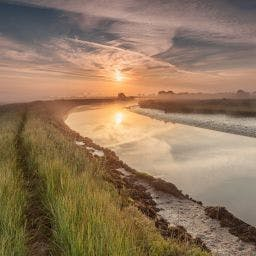
#> input picture natual_im_1.jpg, 256 x 256 px, found by its file name
$ python dft_transform.py
#> lines starting #> are read from the running program, lines starting #| are printed output that depends on the picture
from matplotlib import pyplot as plt
import numpy as np
import cv2
import cmath
from PIL import Image
from timeit import default_timer as timer

if __name__ == "__main__":

    image_path = "/Users/marynavek/Projects/ImageProcessing/natual_im_1.jpg"

    image = Image.open(image_path).convert("L")
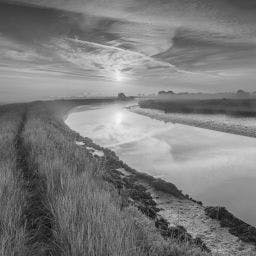
#> image: PIL image 256x256 L; min 3, max 250, mean 123.9

    image = image.resize((64,64))
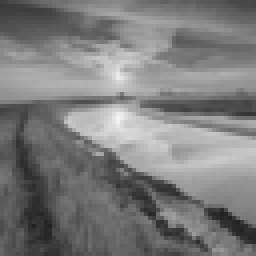
#> image: PIL image 64x64 L (shown 4 times larger); min 33, max 243, mean 123.9
    plt.imshow(image, cmap='gray')
    plt.show()
    f = np.asarray(image)
    M, N = np.shape(f)
#> M = 64; N = 64

    P,Q = M*2-1,N*2-1
#> P = 127; Q = 127
    shape = np.shape(f)
#> shape = (64, 64)

    fp = np.zeros((P, Q))

    fp[:shape[0],:shape[1]] = f
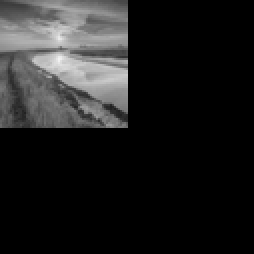
#> fp: shape (127, 127) float64 (shown 2 times larger); min 0, max 243, mean 31.5

    fpc = np.zeros((P, Q))
    for x in range(P):
        for y in range(Q):
            fpc[x,y]=fp[x,y]*np.power(-1,x+y)
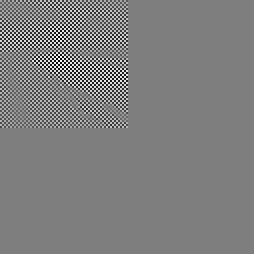
#> fpc: shape (127, 127) float64 (shown 2 times larger); min -240, max 243, mean 0; drawn with min black and max white


    def DFT2D(padded):
        M,N = np.shape(padded)
#> M = 127; N = 127
        dft2d = np.zeros((M,N),dtype=complex)
        for k in range(M):
            for l in range(N):
                sum_matrix = 0.0
                for m in range(M):
                    for n in range(N):
                        e = cmath.exp(- 2j * np.pi * (float(k * m) / M + float(l * n) / N))
                        sum_matrix +=  padded[m,n] * e
                dft2d[k,l] = sum_matrix
        return dft2d

    time_start = timer()
#> (the run stopped early here; a loop or call above may not have finished)
